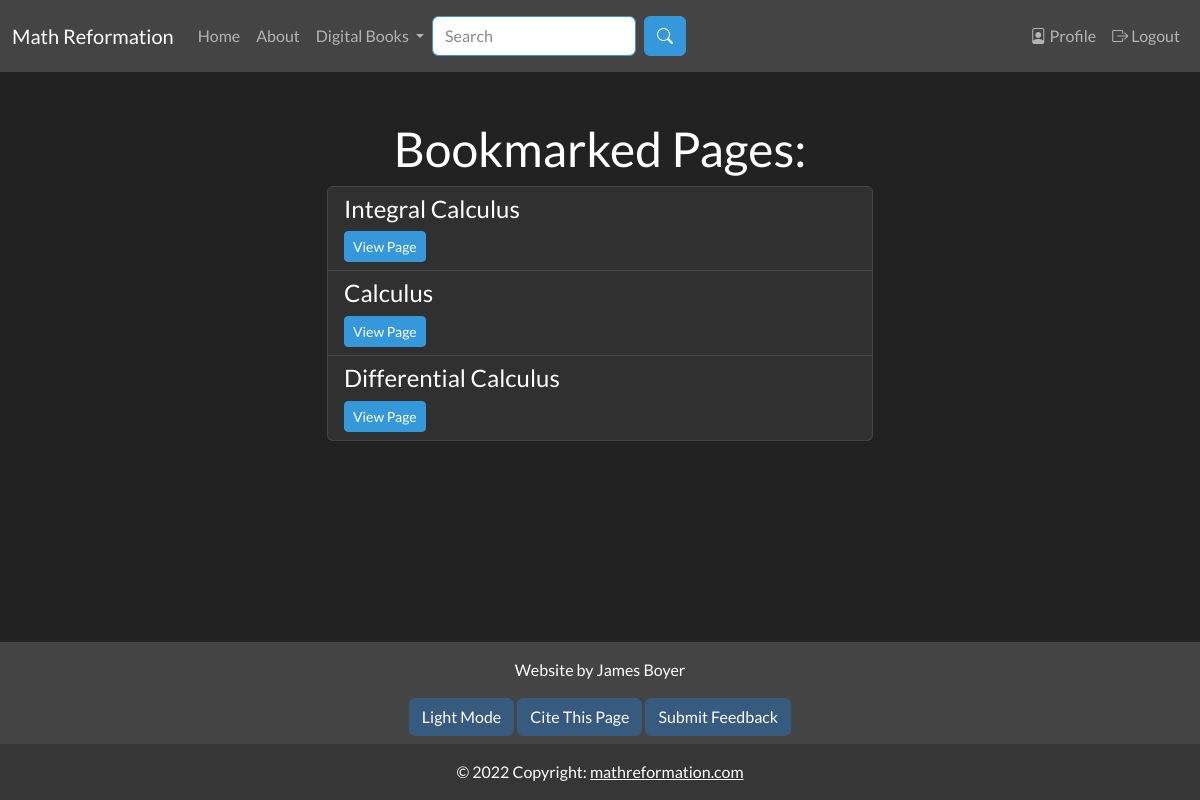
The app's page /profile (signed in) with its own data.
### app/models.py (models this page shows, shortened)
class SearchableMixin(object):
    @classmethod
    def search(cls, expression, page, per_page):
        ids, scores, total = query_index(cls.__tablename__, expression, page, per_page)
        if total == 0:
            return cls.query.filter_by(id=0), [], 0
        when = []
        for i in range(len(ids)):
            when.append((ids[i], i))
        return cls.query.filter(cls.id.in_(ids)).order_by( db.case(when, value=cls.id)), scores, total

class Document(SearchableMixin, db.Model):
    __tablename__ = "document"
    __searchable__ = ["body_main", "name"]
    id = db.Column(db.Integer, primary_key=True)
    name = db.Column(db.String(50), nullable=False, unique=False)
    path = db.Column(db.String(250), unique=True, nullable=False)
    body_main = db.Column(db.String(), index=True)
    body_draft = db.Column(db.String(), index=True)
    date_added = db.Column(db.DateTime, nullable=False,
        default=datetime.utcnow)
    header = db.Column(db.String(), index=True)
    order = db.Column(db.Integer())
    is_visible = db.Column(db.Boolean())
    document_type = db.Column(db.String(10), index=True)
    user_id = db.Column(db.Integer, db.ForeignKey('user.id'))
    prev_page_id = db.Column(db.Integer(), db.ForeignKey("document.id"))
    next_page = db.relationship("Document", backref=backref("prev_page", remote_side=[id]), uselist=False, foreign_keys=[prev_page_id])
    parent_id = db.Column(db.Integer(), db.ForeignKey("document.id"))
    children = db.relationship("Document", backref=backref("parent", remote_side=[id]), foreign_keys=[parent_id])

### app/main/routes.py (the view)
@bp.route("/profile", methods=["GET"])
@login_required
def profile():
    user = User.query.get(current_user.get_id())
    return render_template('main/profile.html', title="Profile", user=user)

### app/main/forms.py
class SearchForm(FlaskForm):
    q = StringField("Search", validators=[DataRequired()])
    submit = SubmitField("Search")
    def __init__(self, *args, **kwargs):
        if 'formdata' not in kwargs:
            kwargs['formdata'] = request.args
        if 'csrf_enabled' not in kwargs:
            kwargs['csrf_enabled'] = False
        super(SearchForm, self).__init__(*args, **kwargs)

### MathReformationWebsite.py (called while the page is built)
@app.context_processor
def add_imports():
    return dict(admin_permission=admin_permission, author_permission=author_permission, editor_permission=editor_permission, g=g)

### app/auth/routes.py (called while the page is built)
@login.user_loader
def load_user(id):
    return User.query.get(int(id))

### app/main/routes.py (called while the page is built)
@bp.before_app_request
def before_request():
    g.search_form = SearchForm(meta={'csrf': False})
    if g.search_form.validate():
        print("here")

### app/templates/main/profile.html (shortened to what this page needs)
{% extends "base.html" %}
{% from 'macros/form_macros.html' import view_document_button %}
{% block content %}
<h1 class="text-center">Bookmarked Pages:</h1>
{% if user.bookmarked_documents %}
<ul class="list-group">
{% for document in user.bookmarked_documents %}
<li class="list-group-item">
    <h4>{{ document.name }}</h4>
    {{ view_document_button(path=document.path, warning=False) }}
</li>
{% endfor %}
{% else %}
<p>It appears you have not saved any articles. Visit any page of one the books and click the bookmark button to see it here!</p>
{% endif %}
{% endblock %}
{% block citation %}
{{ citation_info(page_type="Math Reformation", page_name="Profile") }}
{% endblock %}

### app/templates/macros/form_macros.html (shortened to what this page needs)
{% macro view_document_button(path, warning) -%}
<a href="{{ url_for('main.document_page', path=path) }}" class="btn btn-sm btn-info" role="button"  {% if warning %}onclick="return confirm('Make sure to save document first! Please click on OK to continue.');" {% endif %}>View Page</a>
{%- endmacro %}

### records on screen
Document: name "Integral Calculus"
Document: name "Calculus"
Document: name "Differential Calculus"
